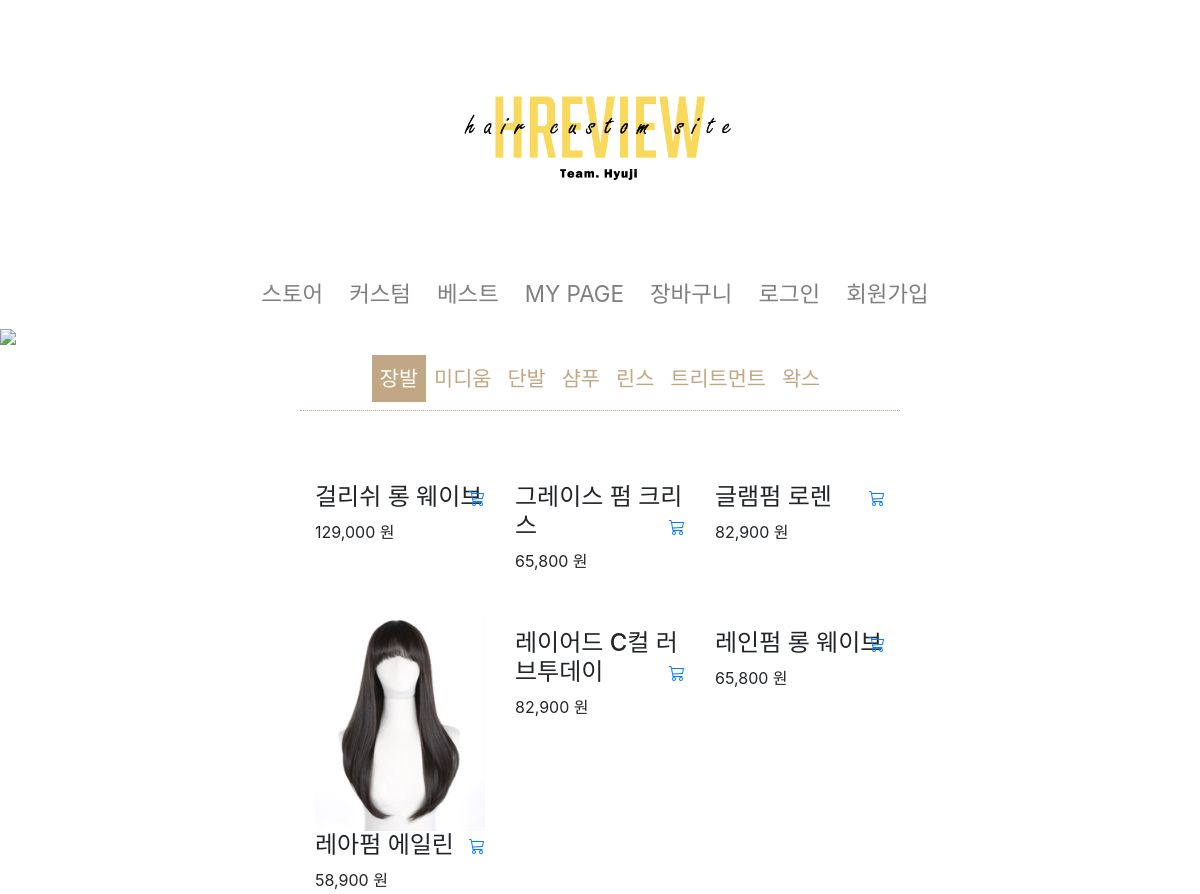
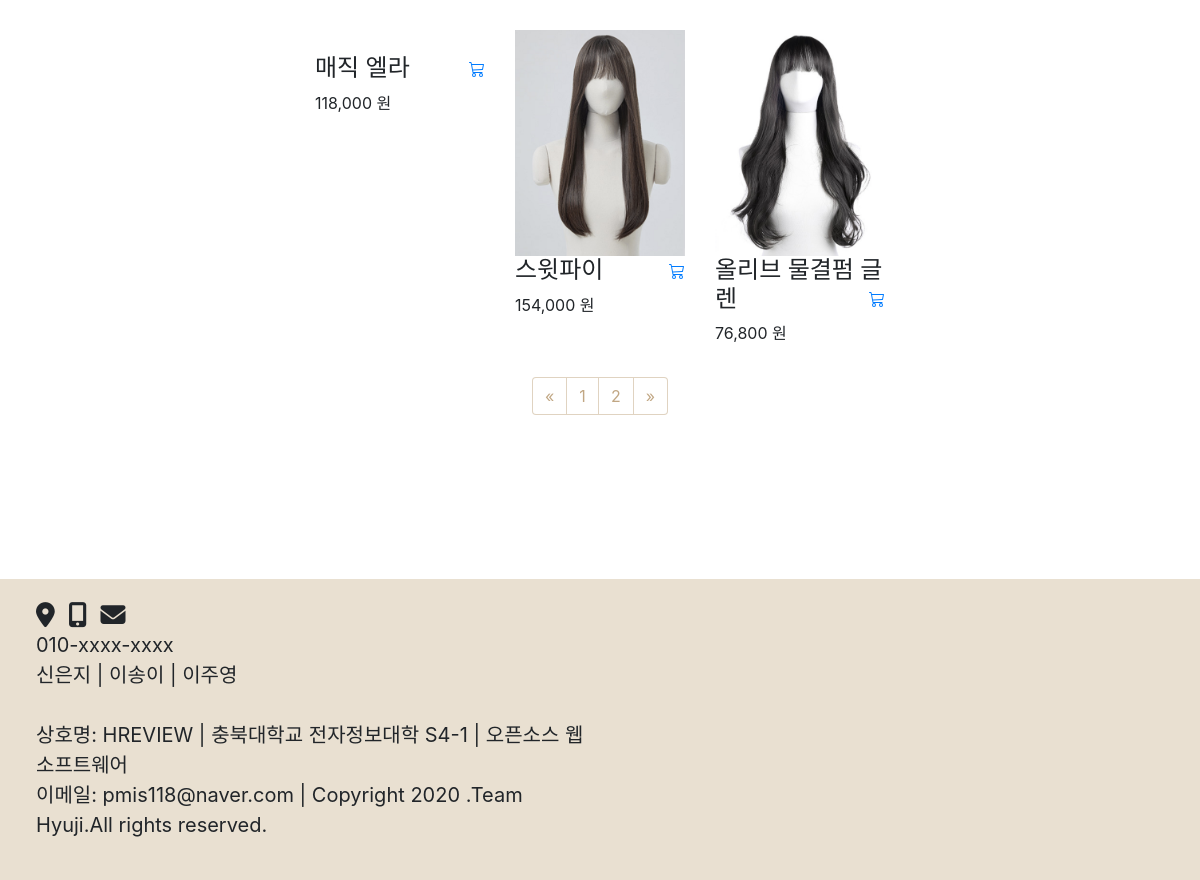
The page /hyuzi/store/product_list/1 on the database its author committed (2 pictures, top to bottom).
### hyuzi/models.py (models this page shows, shortened)
class Product(models.Model):
    name = models.CharField(max_length=300, unique=True)
    category = models.ForeignKey(Category, on_delete=models.CASCADE)
    price = models.DecimalField(max_digits=10, decimal_places=0)
    sold = models.IntegerField(blank=True, null=True)
    image = models.ImageField(upload_to="image", blank=True)
    description = models.TextField(blank=True, null=True)
    slug = models.SlugField(max_length=200, unique=True)
    class Meta:
        ordering = ('name', )
        verbose_name = 'product'
        verbose_name_plural = 'products'

### hyuzi/views.py (the view)
# urls.py: path('store/product_list/<category_id>', views.product_list, name='category'),
def product_list(request, category_id):
    category = get_object_or_404(Category, id=category_id)
    product_all = Product.objects.filter(category_id=category).all()
    page_numbers_range = 9
    paginator = Paginator(product_all,page_numbers_range)
    page = request.GET.get('page')
    products = paginator.get_page(page)
    current_page = int(page) if page else 1
    start_index = int((current_page - 1) / page_numbers_range) * page_numbers_range
    end_index = start_index + page_numbers_range
    page_range = paginator.page_range[start_index:end_index]
    return render(request, 'hyuzi/product_list.html',{'product_all':product_all, 'category':category, 'products':products, 'page_range':page_range, 'paginator':paginator })

### hyuzi/context_processors.py (called while the page is built)
def counter(request):
    item_count = 0
    if 'admin' in request.path:
        return {}
    else:
        try:
            cart = Cart.objects.filter(cart_id = _cart_id(request))
            cart_items = CartItem.objects.all().filter(cart=cart[:1])
            for cart_item in cart_items:
                item_count += cart_item.quantity
        except ObjectDoesNotExist:
            item_count = 0
    return dict(item_count = item_count)

### hyuzi/views.py (called while the page is built)
def _cart_id(request):
    cart = request.session.session_key
    if not cart:
        cart = request.session.create()
    return cart

### hyuzi/templates/hyuzi/product_list.html (shortened to what this page needs)
{% extends 'base.html' %}
{% load static %}
{% load humanize %}
{% block content %}
<div>
    {% if category.name == '장발' %}
    <img src="{% static 'img/long-store-main.jpg' %}" width="1920px">
    {% endif %}
</div>
<nav class="navbar store-nav navbar-expand-lg">
  <div class="collapse navbar-collapse justify-content-center" id="navbarTogglerDemo01">
      <ul class="navbar-nav">
          {% if category.name == '장발' %}
          <li><a class="nav-item nav-link active" href="{% url 'category' 1 %}">장발</a></li>
          {% else %}
          <li><a class="nav-item nav-link" href="{% url 'category' 1 %}">장발</a></li>
          {% endif %}
          {% if category.name == '미디움' %}
          <li><a class="nav-item nav-link active" href="{% url 'category' 2 %}">미디움</a></li>
          {% else %}
          <li><a class="nav-item nav-link" href="{% url 'category' 2 %}">미디움</a></li>
          {% endif %}
          {% if category.name == '단발' %}
          <li><a class="nav-item nav-link active" href="{% url 'category' 3 %}">단발</a></li>
          {% else %}
          <li><a class="nav-item nav-link" href="{% url 'category' 3 %}">단발</a></li>
          {% endif %}
          {% if category.name == '샴푸' %}
          <li><a class="nav-item nav-link active" href="{% url 'category' 4 %}">샴푸</a></li>
          {% else %}
          <li><a class="nav-item nav-link" href="{% url 'category' 4 %}">샴푸</a></li>
          {% endif %}
          {% if category.name == '린스' %}
          <li><a class="nav-item nav-link active" href="{% url 'category' 5 %}">린스</a></li>
          {% else %}
          <li><a class="nav-item nav-link" href="{% url 'category' 5 %}">린스</a></li>
          {% endif %}
          {% if category.name == '트리트먼트' %}
          <li><a class="nav-item nav-link active" href="{% url 'category' 6 %}">트리트먼트</a></li>
          {% else %}
          <li><a class="nav-item nav-link" href="{% url 'category' 6 %}">트리트먼트</a></li>
          {% endif %}
          {% if category.name == '왁스' %}
          <li><a class="nav-item nav-link active" href="{% url 'category' 7 %}">왁스</a></li>
          {% else %}
          <li><a class="nav-item nav-link" href="{% url 'category' 7 %}">왁스</a></li>
          {% endif %}
      </ul>
  </div>
</nav>
<div class="container mt-5 pb-5" style="width: 50%">
    <div class="row portfolio-container" data-aos="fade-up" data-aos-delay="400">
            {% for product in products %}
                {% if product.category == category %}
                <div class="col-lg-4 col-md-6 portfolio-item filter-app">
                    <div class="portfolio-wrap">
                        {% if product.image %}
                      <img src="{{ product.image.url }}" class="img-fluid" alt="">
                        {% endif %}
                      <div class="portfolio-info">
                        <h4>{{ product.name }}</h4>
                        <p>{{ product.price|intcomma }} 원</p>
                        {% if user.is_authenticated %}
                          <a href="{% url 'add_cart' product.id %}"><svg class="bi bi-cart3" width="1em" height="1em" viewBox="0 0 16 16" fill="currentColor" xmlns="http://www.w3.org/2000/svg">
                            <path fill-rule="evenodd" d="M0 1.5A.5.5 0 0 1 .5 1H2a.5.5 0 0 1 .485.379L2.89 3H14.5a.5.5 0 0 1 .49.598l-1 5a.5.5 0 0 1-.465.401l-9.397.472L4.415 11H13a.5.5 0 0 1 0 1H4a.5.5 0 0 1-.491-.408L2.01 3.607 1.61 2H.5a.5.5 0 0 1-.5-.5zM3.102 4l.84 4.479 9.144-.459L13.89 4H3.102zM5 12a2 2 0 1 0 0 4 2 2 0 0 0 0-4zm7 0a2 2 0 1 0 0 4 2 2 0 0 0 0-4zm-7 1a1 1 0 1 0 0 2 1 1 0 0 0 0-2zm7 0a1 1 0 1 0 0 2 1 1 0 0 0 0-2z"/>
                          </svg></a>
                        {% else %}
                        <a onclick="alert('로그인이 필요한 기능입니다.')"; href="{% url 'login'%}"></a>
                        {% endif %}
                      </div>
                    </div>
                  </div>
                {% endif %}
            {% endfor %}
    </div>
    <nav aria-label="Page navigation example">
      <ul class="pagination justify-content-center">
          {% if products.has_previous %}
          <li class="page-item"> <a class="page-link" href="?page={{ products.previous_page_number }}"><span>&laquo;</span></a> </li>
          {% else %}
          <li class="page-item disabled"><a class="page-link" href="#"><span>&laquo;</span> </a> </li>
          {% endif %}
          {% for page in paginator.page_range %}
          <li {% if posts.number == page %} class="page-item active" {% endif %}>
            <a class="page-link" href="?page={{ page }}"><span>{{ page }}</span></a>
          </li>
          {% endfor %}
          {% if products.has_next %}
          <li class="page-item">
              <a class="page-link" href="?page={{ products.next_page_number }}">
                  <span>&raquo;</span>
              </a>
          </li>
          {% else %}
          <li class="page-item disabled">
              <a class="page-link" href="#">
                  <span>&raquo;</span>
              </a>
          </li>
          {% endif %}
      </ul>
    </nav>
</div>
{% endblock content %}

### hyuzi/templates/hyuzi/product_list.html (style rules this page uses)
div img { width: 100%; }
.portfolio-wrap svg.bi-cart3 { background : none; border: none; display: inline; position: relative; bottom: 70px; float: right; }
li.page-item.disabled a.page-link { border: 1px solid rgba(193,167,132,0.5); text-decoration: none; color: #c1a784; }
a.page-link { border: 1px solid rgba(193,167,132,0.5); text-decoration: none; color: #c1a784; }
.store-nav { margin: 0% 25% 0% 25%; border-bottom: 1px dotted #c1a784; }
.store-nav .nav-link { text-decoration: none; color: #c1a784; font-size: 1.3em; }
.store-nav .nav-link.active { text-decoration: noen; padding: 8px; vertical-align: center; font-size: 1.3em; background-color: rgba(193,167,132); color: #ffffff; }

### rows shown on the page
Product: name "걸리쉬 롱 웨이브", price "129,000"
Product: name "그레이스 펌 크리스", price "65,800"
Product: name "글램펌 로렌", price "82,900"
Product: image (picture), name "레아펌 에일린", price "58,900"
Product: name "레이어드 C컬 러브투데이", price "82,900"
Product: name "레인펌 롱 웨이브", price "65,800"
Product: name "매직 엘라", price "118,000"
Product: image (picture), name "스윗파이", price "154,000"
Product: image (picture), name "올리브 물결펌 글렌", price "76,800"

### other values the page prints
{{ page }} "1" "2"
